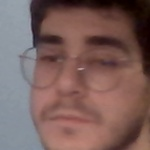
#> input picture CUIA/Proyecto Final/ProyectoAR_JoseTeodosioLorenteVallecillos/pythonProject/Reconocimiento Facial/Data/Teo/rostro_0.jpg, 150 x 150 px, found by its file name; its folder holds only this picture in this run
$ python entrenandoRF.py
#> lines starting #> are read from the running program, lines starting #| are printed output that depends on the picture
import cv2
import os
import numpy as np

#### URL A CAMBIAR ####
dataPath = 'C:/Users/joset/Documents/Ing. Informatica/Segundo Cuatri/CUIA/Reconocimiento Facial/Data'
peopleList = os.listdir(dataPath)
print('Lista de personas: ', peopleList)

labels = []
facesData = []
label = 0

for nameDir in peopleList:
    personPath = dataPath + '/' + nameDir
    print('Leyendo las imagenes')

    for fileName in os.listdir(personPath):
        print('Rostro: ', nameDir + '/' + fileName)
        labels.append(label)
        facesData.append(cv2.imread(personPath + '/' + fileName, 0))     #con el 0 haces transformacion a escala de grises
        image = cv2.imread(personPath + '/' + fileName, 0)
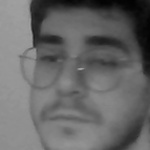
#> image: shape (150, 150); min 2, max 160, mean 103.8

    label = label + 1
    '''print('Numero de etiquetas 0: ', np.count_nonzero(np.array(labels)==0))
    print('Numero de etiquetas 1: ', np.count_nonzero(np.array(labels)==1))
    test para comprobar que hay 300 0s y 300 1s, por lo tanto la asignacion de labels es correcta
    '''
#> pass 2 of the loop `for nameDir in peopleList:`:
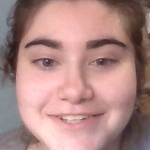
#> input picture CUIA/Proyecto Final/ProyectoAR_JoseTeodosioLorenteVallecillos/pythonProject/Reconocimiento Facial/Data/Vera/rostro_114.jpg, 150 x 150 px, found by its file name
#> `image = cv2.imread(personPath + '/' + fileName, 0)`:
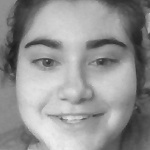
#> image: shape (150, 150); min 28, max 238, mean 147.2
face_recognizer = cv2.face.EigenFaceRecognizer_create()

#Entrenando el reconocedor de rostros
print("Entrenando...")
face_recognizer.train(facesData, np.array(labels))

#Almacenar el modelo obtenido
face_recognizer.write('modeloReconocimientoFacial.xml')
print("Modelo obternido almacenado")


cv2.destroyAllWindows()
